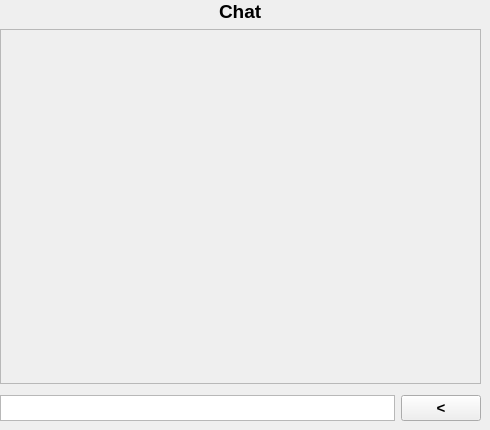
             <widget class="QWidget" name="pageChat">
              <property name="sizePolicy">
               <sizepolicy hsizetype="Expanding" vsizetype="Expanding">
                <horstretch>1</horstretch>
                <verstretch>1</verstretch>
               </sizepolicy>
              </property>
              <widget class="QWidget" name="verticalLayoutWidget_11">
               <property name="geometry">
                <rect>
                 <x>0</x>
                 <y>0</y>
                 <width>481</width>
                 <height>421</height>
                </rect>
               </property>
               <layout class="QVBoxLayout" name="VLChat">
                <property name="topMargin">
                 <number>0</number>
                </property>
                <item>
                 <layout class="QHBoxLayout" name="horizontalLayout_36">
                  <property name="topMargin">
                   <number>0</number>
                  </property>
                  <item>
                   <spacer name="horizontalSpacer_46">
                    <property name="orientation">
                     <enum>Qt::Orientation::Horizontal</enum>
                    </property>
                    <property name="sizeHint" stdset="0">
                     <size>
                      <width>40</width>
                      <height>20</height>
                     </size>
                    </property>
                   </spacer>
                  </item>
                  <item>
                   <widget class="QLabel" name="label_5">
                    <property name="font">
                     <font>
                      <pointsize>14</pointsize>
                      <bold>true</bold>
                     </font>
                    </property>
                    <property name="text">
                     <string>Chat</string>
                    </property>
                   </widget>
                  </item>
                  <item>
                   <spacer name="horizontalSpacer_47">
                    <property name="orientation">
                     <enum>Qt::Orientation::Horizontal</enum>
                    </property>
                    <property name="sizeHint" stdset="0">
                     <size>
                      <width>40</width>
                      <height>20</height>
                     </size>
                    </property>
                   </spacer>
                  </item>
                 </layout>
                </item>
                <item>
                 <widget class="QScrollArea" name="chatHistoryArea">
                  <property name="widgetResizable">
                   <bool>true</bool>
                  </property>
                  <widget class="QWidget" name="scrollAreaWidgetContents_2">
                   <property name="geometry">
                    <rect>
                     <x>0</x>
                     <y>0</y>
                     <width>477</width>
                     <height>336</height>
                    </rect>
                   </property>
                  </widget>
                 </widget>
                </item>
                <item>
                 <spacer name="verticalSpacer_9">
                  <property name="orientation">
                   <enum>Qt::Orientation::Vertical</enum>
                  </property>
                  <property name="sizeType">
                   <enum>QSizePolicy::Policy::Fixed</enum>
                  </property>
                  <property name="sizeHint" stdset="0">
                   <size>
                    <width>20</width>
                    <height>5</height>
                   </size>
                  </property>
                 </spacer>
                </item>
                <item>
                 <layout class="QHBoxLayout" name="horizontalLayout_37">
                  <property name="topMargin">
                   <number>0</number>
                  </property>
                  <property name="rightMargin">
                   <number>0</number>
                  </property>
                  <item>
                   <widget class="QTextEdit" name="chatSendTextEdit">
                    <property name="sizePolicy">
                     <sizepolicy hsizetype="Expanding" vsizetype="Ignored">
                      <horstretch>0</horstretch>
                      <verstretch>0</verstretch>
                     </sizepolicy>
                    </property>
                   </widget>
                  </item>
                  <item>
                   <widget class="QPushButton" name="chatSendTextConfirmBtn">
                    <property name="sizePolicy">
                     <sizepolicy hsizetype="Minimum" vsizetype="Preferred">
                      <horstretch>0</horstretch>
                      <verstretch>0</verstretch>
                     </sizepolicy>
                    </property>
                    <property name="font">
                     <font>
                      <pointsize>11</pointsize>
                      <bold>true</bold>
                     </font>
                    </property>
                    <property name="text">
                     <string>&lt;</string>
                    </property>
                   </widget>
                  </item>
                 </layout>
                </item>
               </layout>
              </widget>
             </widget>
